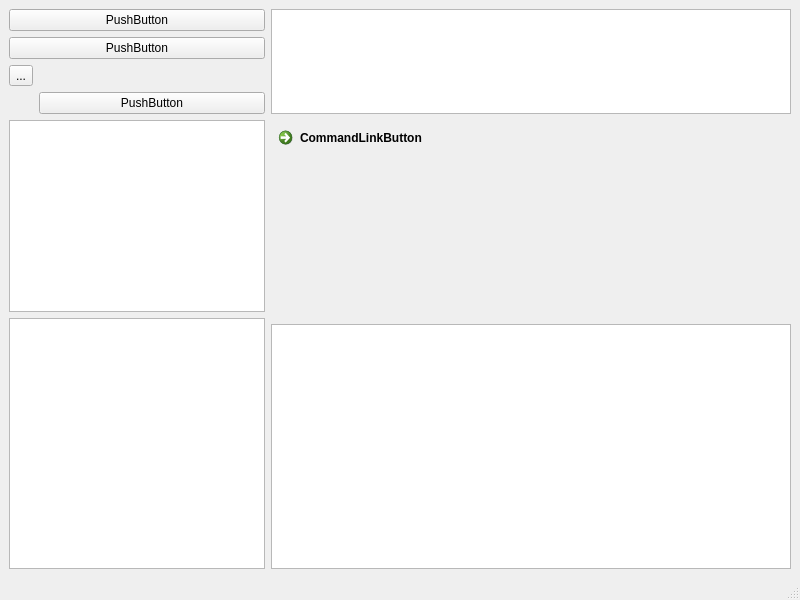
<?xml version="1.0" encoding="UTF-8"?>
<ui version="4.0">
 <class>MainWindow</class>
 <widget class="QMainWindow" name="MainWindow">
  <property name="geometry">
   <rect>
    <x>0</x>
    <y>0</y>
    <width>800</width>
    <height>600</height>
   </rect>
  </property>
  <property name="windowTitle">
   <string>MainWindow</string>
  </property>
  <widget class="QWidget" name="centralwidget">
   <layout class="QGridLayout" name="gridLayout">
    <item row="0" column="0" colspan="3">
     <layout class="QVBoxLayout" name="verticalLayout">
      <item>
       <widget class="QPushButton" name="pushButton">
        <property name="text">
         <string>PushButton</string>
        </property>
       </widget>
      </item>
      <item>
       <widget class="QPushButton" name="pushButton_2">
        <property name="text">
         <string>PushButton</string>
        </property>
       </widget>
      </item>
     </layout>
    </item>
    <item row="0" column="3" rowspan="3">
     <widget class="QListView" name="listView"/>
    </item>
    <item row="1" column="0">
     <widget class="QToolButton" name="toolButton">
      <property name="text">
       <string>...</string>
      </property>
     </widget>
    </item>
    <item row="2" column="1" colspan="2">
     <widget class="QPushButton" name="pushButton_3">
      <property name="text">
       <string>PushButton</string>
      </property>
     </widget>
    </item>
    <item row="3" column="0" rowspan="2" colspan="3">
     <widget class="QTreeView" name="treeView_2"/>
    </item>
    <item row="5" column="0" rowspan="2" colspan="3">
     <widget class="QTreeView" name="treeView"/>
    </item>
    <item row="6" column="3">
     <widget class="QTableView" name="tableView"/>
    </item>
    <item row="3" column="3">
     <widget class="QCommandLinkButton" name="commandLinkButton">
      <property name="text">
       <string>CommandLinkButton</string>
      </property>
     </widget>
    </item>
   </layout>
  </widget>
  <widget class="QMenuBar" name="menubar">
   <property name="geometry">
    <rect>
     <x>0</x>
     <y>0</y>
     <width>800</width>
     <height>26</height>
    </rect>
   </property>
  </widget>
  <widget class="QStatusBar" name="statusbar"/>
 </widget>
 <resources/>
 <connections/>
</ui>
